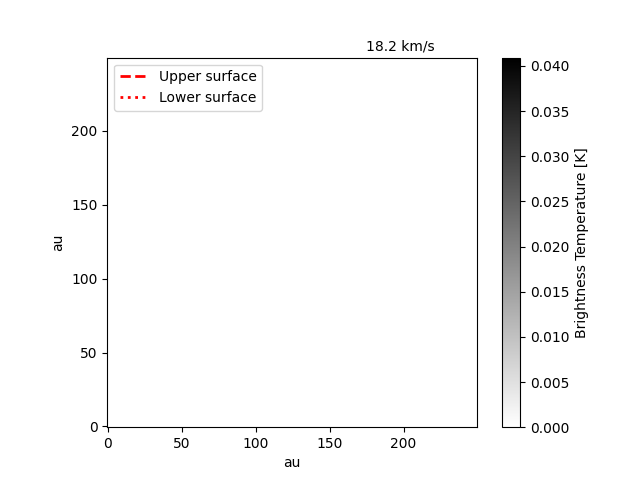
#> input picture fforge/notebooks/discminer_integration/gif/int2d_chan0000.png, 640 x 480 px
$ python iW.py ../../../../notebooks/discminer_integration/gif/int2d_chan0000.png
#> lines starting #> are read from the running program, lines starting #| are printed output that depends on the picture
import sys
import numpy as np
from PIL import Image


def get_ansi_color_code(r, g, b):
    if r == g and g == b:
        if r < 8:
            return 16
        if r > 248:
            return 231
        return round(((r - 8) / 247) * 24) + 232
    return 16 + (36 * round(r / 255 * 5)) + (6 * round(g / 255 * 5)) + round(b / 255 * 5)


def get_color(r, g, b):
    return "\x1b[48;5;{}m \x1b[0m".format(int(get_ansi_color_code(r,g,b)))


def show_image(img_path):
	try:
		img = Image.open(img_path)
#> img is the input picture: PIL image 640x480 RGBA; mean R, G, B, A 247.6, 247.6, 247.6, 255
	except FileNotFoundError:
		exit('Image not found.')

	h = 100
	w = int((img.width / img.height) * h)
#> w = 133

	img = img.resize((w,h))
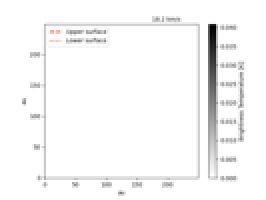
#> img: PIL image 133x100 RGBA (shown 2 times larger); mean R, G, B, A 247.4, 247.3, 247.3, 255
	img_arr = np.asarray(img)
	h,w,c = img_arr.shape
#> h = 100; c = 4

	for x in range(h):
	    for y in range(w):
	        pix = img_arr[x][y]
	        print(get_color(pix[0], pix[1], pix[2]), sep='', end='')
	    print()


if __name__ == '__main__':
	if len(sys.argv) > 1:
		img_path = sys.argv[1]
		show_image(img_path)
